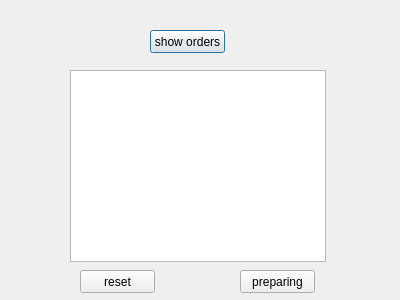
<?xml version="1.0" encoding="UTF-8"?>
<ui version="4.0">
 <class>orderprocustomer</class>
 <widget class="QDialog" name="orderprocustomer">
  <property name="geometry">
   <rect>
    <x>0</x>
    <y>0</y>
    <width>400</width>
    <height>300</height>
   </rect>
  </property>
  <property name="windowTitle">
   <string>Dialog</string>
  </property>
  <widget class="QPushButton" name="sorders">
   <property name="geometry">
    <rect>
     <x>150</x>
     <y>30</y>
     <width>75</width>
     <height>23</height>
    </rect>
   </property>
   <property name="text">
    <string>show orders</string>
   </property>
  </widget>
  <widget class="QTableView" name="tableView">
   <property name="geometry">
    <rect>
     <x>70</x>
     <y>70</y>
     <width>256</width>
     <height>192</height>
    </rect>
   </property>
  </widget>
  <widget class="QPushButton" name="reset">
   <property name="geometry">
    <rect>
     <x>80</x>
     <y>270</y>
     <width>75</width>
     <height>23</height>
    </rect>
   </property>
   <property name="text">
    <string>reset</string>
   </property>
  </widget>
  <widget class="QPushButton" name="ordered">
   <property name="geometry">
    <rect>
     <x>240</x>
     <y>270</y>
     <width>75</width>
     <height>23</height>
    </rect>
   </property>
   <property name="text">
    <string>preparing</string>
   </property>
  </widget>
 </widget>
 <resources/>
 <connections/>
</ui>
